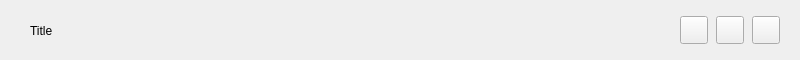
<?xml version="1.0" encoding="UTF-8"?>
<ui version="4.0">
 <class>title_bar</class>
 <widget class="QWidget" name="title_bar">
  <property name="geometry">
   <rect>
    <x>0</x>
    <y>0</y>
    <width>800</width>
    <height>60</height>
   </rect>
  </property>
  <property name="sizePolicy">
   <sizepolicy hsizetype="Expanding" vsizetype="Expanding">
    <horstretch>0</horstretch>
    <verstretch>0</verstretch>
   </sizepolicy>
  </property>
  <property name="minimumSize">
   <size>
    <width>0</width>
    <height>0</height>
   </size>
  </property>
  <property name="windowTitle">
   <string>Form</string>
  </property>
  <widget class="QWidget" name="horizontalLayoutWidget">
   <property name="geometry">
    <rect>
     <x>0</x>
     <y>0</y>
     <width>801</width>
     <height>61</height>
    </rect>
   </property>
   <layout class="QHBoxLayout" name="title_bar_layout" stretch="0,0,30,2,1">
    <property name="spacing">
     <number>0</number>
    </property>
    <item>
     <spacer name="horizontalSpacer_3">
      <property name="orientation">
       <enum>Qt::Horizontal</enum>
      </property>
      <property name="sizeType">
       <enum>QSizePolicy::Expanding</enum>
      </property>
      <property name="sizeHint" stdset="0">
       <size>
        <width>30</width>
        <height>20</height>
       </size>
      </property>
     </spacer>
    </item>
    <item>
     <widget class="QLabel" name="big_title_bar_label">
      <property name="text">
       <string>Title</string>
      </property>
     </widget>
    </item>
    <item>
     <spacer name="horizontalSpacer">
      <property name="orientation">
       <enum>Qt::Horizontal</enum>
      </property>
      <property name="sizeType">
       <enum>QSizePolicy::Expanding</enum>
      </property>
      <property name="sizeHint" stdset="0">
       <size>
        <width>40</width>
        <height>20</height>
       </size>
      </property>
     </spacer>
    </item>
    <item>
     <layout class="QHBoxLayout" name="horizontalLayout_2" stretch="0,0,0">
      <property name="spacing">
       <number>8</number>
      </property>
      <item>
       <widget class="QPushButton" name="min_window_btn">
        <property name="sizePolicy">
         <sizepolicy hsizetype="Preferred" vsizetype="Preferred">
          <horstretch>0</horstretch>
          <verstretch>0</verstretch>
         </sizepolicy>
        </property>
        <property name="maximumSize">
         <size>
          <width>28</width>
          <height>28</height>
         </size>
        </property>
        <property name="text">
         <string/>
        </property>
       </widget>
      </item>
      <item>
       <widget class="QPushButton" name="max_window_btn">
        <property name="enabled">
         <bool>true</bool>
        </property>
        <property name="sizePolicy">
         <sizepolicy hsizetype="Preferred" vsizetype="Preferred">
          <horstretch>0</horstretch>
          <verstretch>0</verstretch>
         </sizepolicy>
        </property>
        <property name="maximumSize">
         <size>
          <width>28</width>
          <height>28</height>
         </size>
        </property>
        <property name="text">
         <string/>
        </property>
       </widget>
      </item>
      <item>
       <widget class="QPushButton" name="close_window_btn">
        <property name="sizePolicy">
         <sizepolicy hsizetype="Preferred" vsizetype="Preferred">
          <horstretch>0</horstretch>
          <verstretch>0</verstretch>
         </sizepolicy>
        </property>
        <property name="maximumSize">
         <size>
          <width>28</width>
          <height>28</height>
         </size>
        </property>
        <property name="text">
         <string/>
        </property>
       </widget>
      </item>
     </layout>
    </item>
    <item>
     <spacer name="horizontalSpacer_2">
      <property name="orientation">
       <enum>Qt::Horizontal</enum>
      </property>
      <property name="sizeType">
       <enum>QSizePolicy::Expanding</enum>
      </property>
      <property name="sizeHint" stdset="0">
       <size>
        <width>40</width>
        <height>20</height>
       </size>
      </property>
     </spacer>
    </item>
   </layout>
  </widget>
 </widget>
 <resources/>
 <connections/>
</ui>
